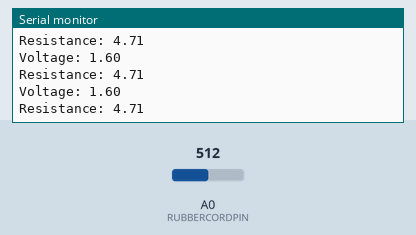
Recording of a sketch running on a simulated Arduino Uno, built with avr-gcc and run on an emulated ATmega328P. Parts: the last lines printed to the serial monitor. Inputs (shaded band) come from the test bench; at power-on: A0 (RUBBERCORDPIN) = 512.

Above: at 2.7 s.
2.8 s: A0 (RUBBERCORDPIN) set to 791
At 3.9 s:
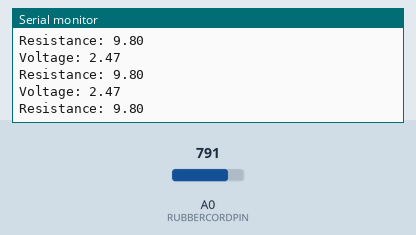
4.3 s: A0 (RUBBERCORDPIN) set to 813
At 5.0 s:
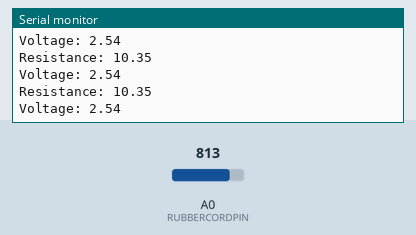
Timing chart, 0 to 7.3 s (numbered marks = the images above; inputs shaded):
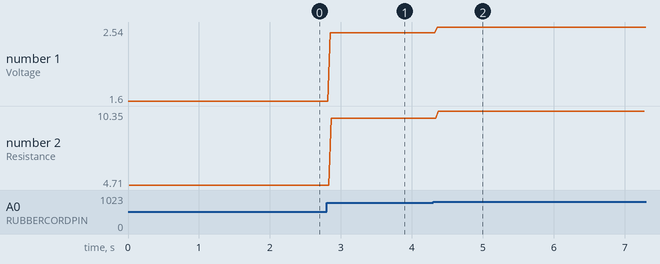

The sketch:

serial_stretch.ino
```cpp
#define RESISTOR 10000 //This should be the same value of the used resistor
#define RUBBERCORDPIN A0  //This is the pin where the cord is connected tp
void setup(void) {
  Serial.begin(9600);
}


void loop(void) {
  int value;
  int raw = 0;          // Raw input value
  int vin = 5;          // Store input voltage, this should be 5
  float vout = 0;        // Store output voltage
  float refresistor1 = 10;  // Variable to store the R1 value
  float refresistor2 = 0;  //  Value is determined by the voltage
  //that falls across after it has been measured.
  float buffer = 0;      // Buffer variable for calculation
  value = analogRead(RUBBERCORDPIN);     //Read the value
  //Just like we did earlier
  vout = (3.2 / 1023.0) * value;         // Calculates the voltage
  buffer = (vin / vout) - 1;
  refresistor2 = refresistor1 / buffer;
  Serial.print("Voltage: ");
  Serial.println(vout);                  // Outputs the information
  Serial.print("Resistance: ");
  Serial.println(refresistor2);
  delay(20);
}
```

Measured:
- the behaviour switches between 799 and 800 on A0 (RUBBERCORDPIN) (found by bisection; images 1 and 2)
- after the input at 2.8 s, the serial monitor: prints a new line after 0.05 s (image 1)
- after the input at 4.3 s, the serial monitor: prints a new line after 0.06 s (image 2)
- plotted number 1: 1.6 → 2.47 after the input at 2.8 s, 2.47 → 2 after the input at 4.3 s
- plotted number 2: 4.71 → 9.8 after the input at 2.8 s, 9.8 → 10.35 after the input at 4.3 s
